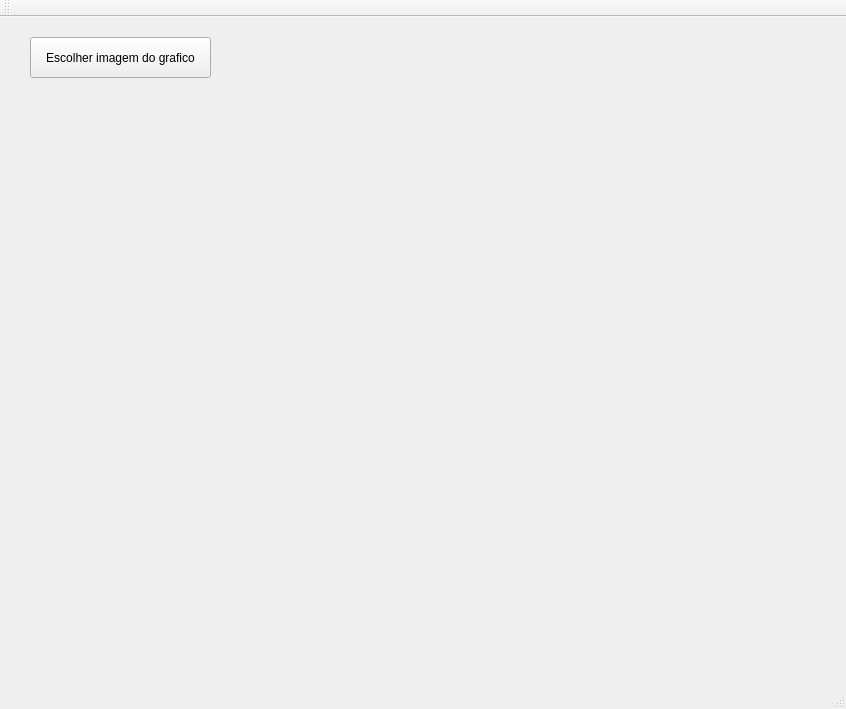
<?xml version="1.0" encoding="UTF-8"?>
<ui version="4.0">
 <class>MainWindow</class>
 <widget class="QMainWindow" name="MainWindow">
  <property name="geometry">
   <rect>
    <x>0</x>
    <y>0</y>
    <width>846</width>
    <height>709</height>
   </rect>
  </property>
  <property name="windowTitle">
   <string>MainWindow</string>
  </property>
  <widget class="QWidget" name="centralWidget">
   <widget class="QPushButton" name="btOpenImage">
    <property name="geometry">
     <rect>
      <x>30</x>
      <y>20</y>
      <width>181</width>
      <height>41</height>
     </rect>
    </property>
    <property name="text">
     <string>Escolher imagem do grafico</string>
    </property>
   </widget>
  </widget>
  <widget class="QMenuBar" name="menuBar">
   <property name="geometry">
    <rect>
     <x>0</x>
     <y>0</y>
     <width>846</width>
     <height>21</height>
    </rect>
   </property>
  </widget>
  <widget class="QToolBar" name="mainToolBar">
   <attribute name="toolBarArea">
    <enum>TopToolBarArea</enum>
   </attribute>
   <attribute name="toolBarBreak">
    <bool>false</bool>
   </attribute>
  </widget>
  <widget class="QStatusBar" name="statusBar"/>
 </widget>
 <layoutdefault spacing="6" margin="11"/>
 <resources/>
 <connections/>
</ui>
